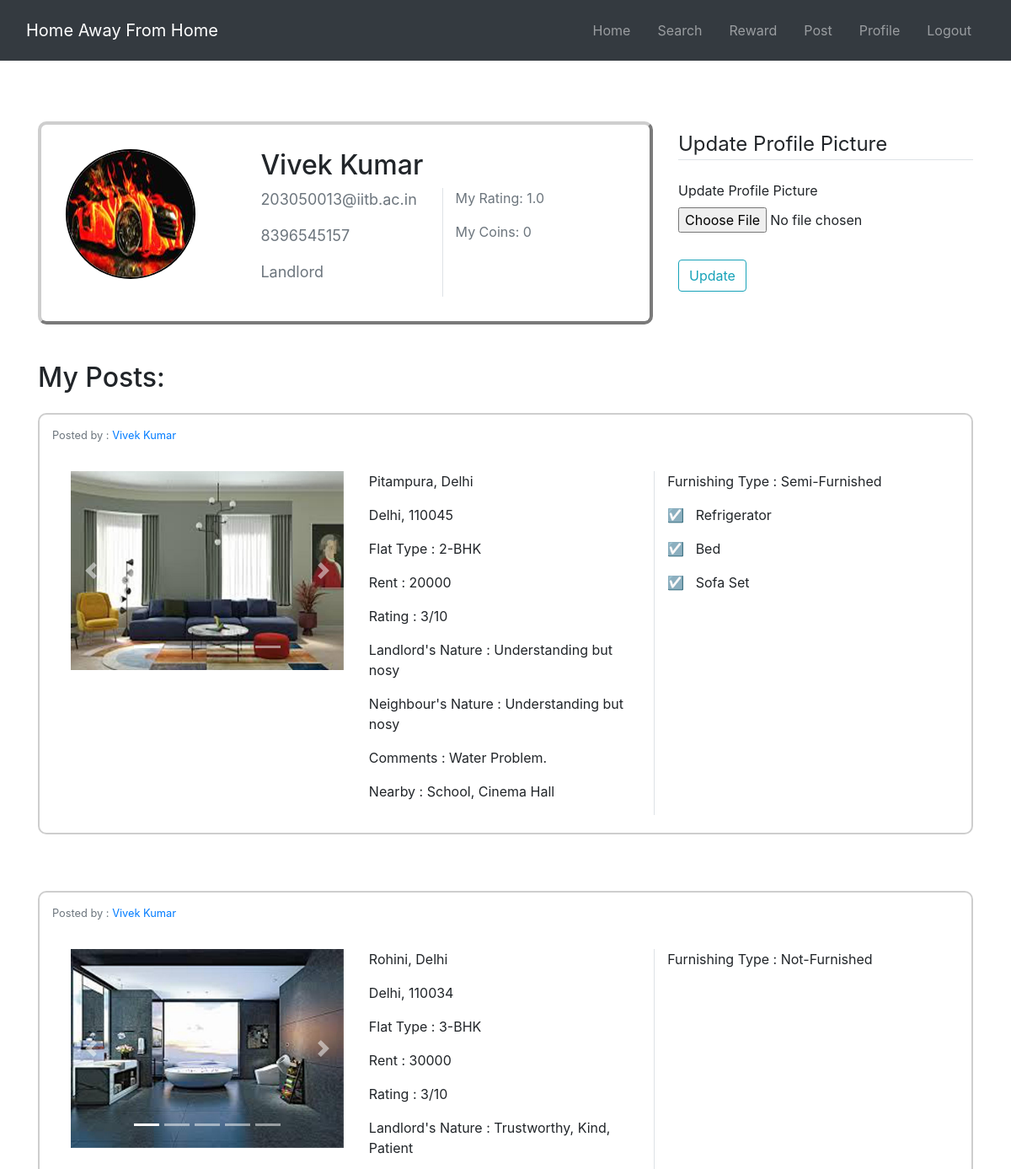
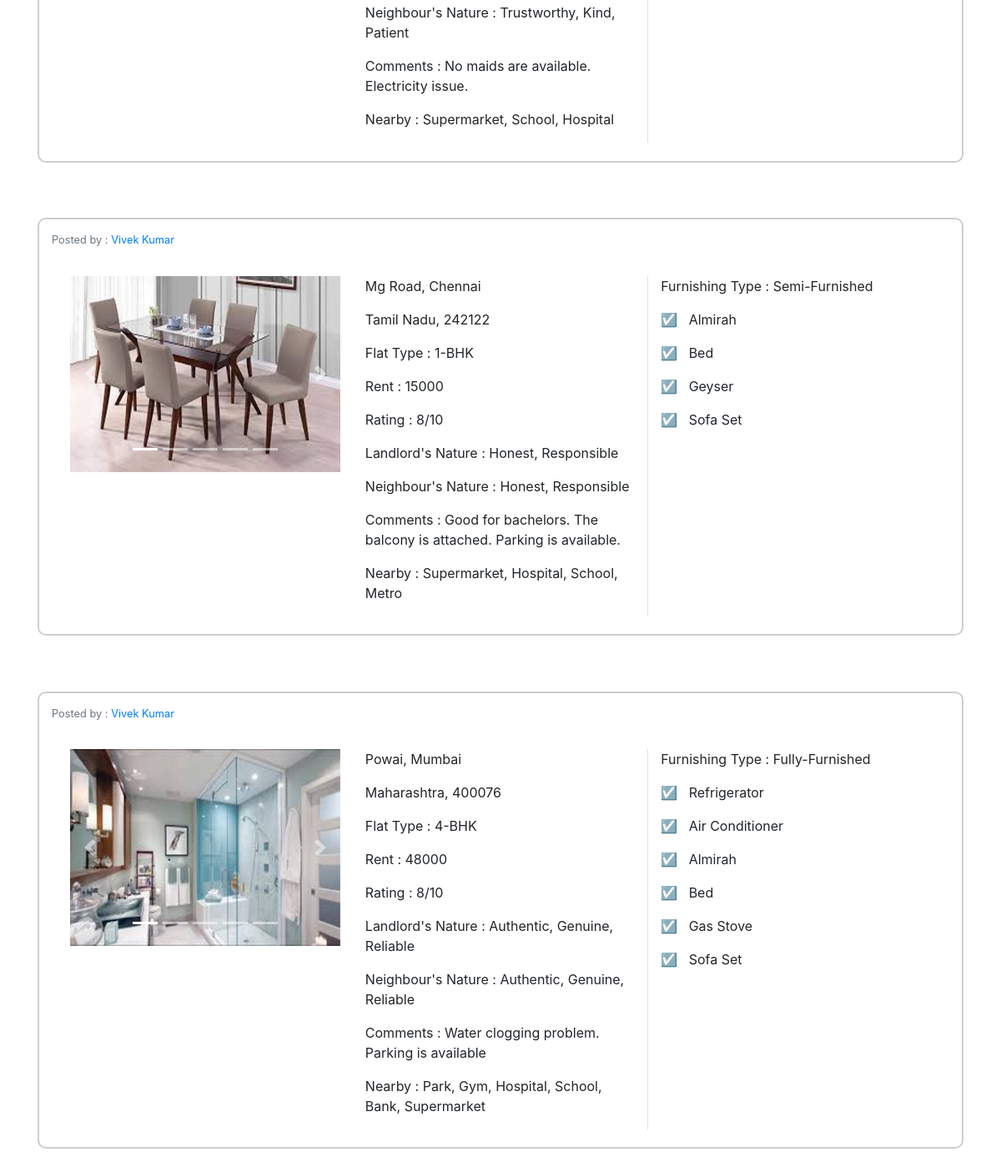
Page /profile (signed in) on the committed database (2 pictures, top to bottom).
### main.py (models this page shows, shortened)
class User(db.Model, UserMixin):
    id = db.Column(db.Integer, primary_key=True)
    user_name = db.Column(db.String(20), nullable=False)
    email = db.Column(db.String(120), unique=True, nullable=False)
    contact = db.Column(db.Integer, unique=True, nullable=False)
    image_file = db.Column(db.String(20), nullable=False, default='default.jpeg')
    password = db.Column(db.String(60), nullable=False)
    user_rating = db.Column(db.Float, default=1, nullable=False)
    user_coins = db.Column(db.Integer, default=0, nullable=False)
    role = db.Column(db.Integer, default=1, nullable=False)
    dob = db.Column(db.String(60), nullable=False)
    count5 = db.Column(db.Integer, default=0, nullable=False)
    count4 = db.Column(db.Integer, default=0, nullable=False)
    count3 = db.Column(db.Integer, default=0, nullable=False)
    count2 = db.Column(db.Integer, default=0, nullable=False)
    count1 = db.Column(db.Integer, default=1, nullable=False)
    posts = db.relationship('Post', backref='author', lazy=True)

class Post(db.Model):
    id = db.Column(db.Integer, primary_key=True)
    user_id = db.Column(db.Integer, db.ForeignKey('user.id'), nullable=False)
    user_name = db.Column(db.String(20), nullable=False)
    state = db.Column(db.String(100), nullable=False)
    city = db.Column(db.String(100), nullable=False)
    area = db.Column(db.String(100), nullable=False)
    date_posted = db.Column(db.DateTime, nullable=False, default=datetime.utcnow)
    pincode = db.Column(db.Integer, nullable=False)
    rent = db.Column(db.Integer, nullable=False)
    furnishing_type = db.Column(db.Integer,default=0, nullable=False)
    refrigerator = db.Column(db.Boolean,default=0, nullable=False)
    washing_machine = db.Column(db.Boolean, nullable=False)
    bedrooms = db.Column(db.Integer, nullable=False)
    ac = db.Column(db.Boolean,default=0, nullable=False)
    almirah = db.Column(db.Boolean,default=0, nullable=False)
    bed = db.Column(db.Boolean,default=0, nullable=False)
    geyser = db.Column(db.Boolean,default=0, nullable=False)
    gas_stove = db.Column(db.Boolean,default=0, nullable=False)
    sofa = db.Column(db.Boolean,default=0, nullable=False)
    availability = db.Column(db.Integer,default=0, nullable=False)
    landloard_nature = db.Column(db.Text,nullable=True)
    neighbours_nature = db.Column(db.Text,nullable=True)
    comments = db.Column(db.Text, nullable=True)
    flat_rating =db.Column(db.Integer, default=1, nullable=False)
    nearby = db.Column(db.Text, nullable=True)
    picture1 = db.Column(db.String(20), nullable=False, default='default.jpeg')
    picture2 = db.Column(db.String(20), nullable=True)
    picture3 = db.Column(db.String(20), nullable=True)
    picture4 = db.Column(db.String(20), nullable=True)
    picture5 = db.Column(db.String(20), nullable=True)

### main.py (the view, shortened to what this page needs)
@app.route("/profile", methods=['GET', 'POST'])
@login_required
def profile():
    posts= Post.query.all()
    form = UpdateProfile()
    image_file = url_for('static', filename='profile_pics/' + current_user.image_file)
    return render_template('profile.html', image_file=image_file, form=form, posts=posts)
    image_file = url_for('static',filename='profile_pics/'+current_user.image_file)
    return render_template('profile.html', image_file=image_file)

### forms.py
class UpdateProfile(FlaskForm):
    picture = FileField('Update Profile Picture', validators=[FileAllowed(['jpg', 'png','jpeg'])])
    submit = SubmitField('Update')

### main.py (called while the page is built)
@login_manager.user_loader
def load_user(user_id):
    return User.query.get(int(user_id))

### templates/profile.html (shortened to what this page needs)
{% extends "layout.html" %}
{% block content %}
	<div class="content-section" style="border:4px outset #cecece; margin-top:2%; margin-bottom:6%; border-radius:10px; padding: 4%;">
		<div class="row">
			<div class="col-md-4">
				<img class="rounded-circle account-img" src="{{ image_file }}" style="border:2px solid black;">
			</div>
			<div class="col-md-8">
				<h2 class="account-heading">{{ current_user.user_name }}</h2>
				<div class="row">
					<div class="col-md-6 border-right" style="font-size: large;">
						<p class="text-secondary">{{ current_user.email }}</p>
						<p class="text-secondary">{{ current_user.contact }}</p>
						{% if current_user.role == 0 %}
							<p class="text-secondary">Landlord</p>
						{% else %}
							<p class="text-secondary">Tenant</p>
						{% endif %}
					</div>
					<div class="col-md-6">
						<p class="text-secondary">My Rating: {{ current_user.user_rating }}</p>
						<p class="text-secondary">My Coins: {{ current_user.user_coins }}</p>
					</div>
				</div>
			</div>
		</div>
	</div>
{% endblock content %}
{% block content1 %}
		<br>
		<div class="content-section">
						<form method="POST" action="" enctype="multipart/form-data">
						<fieldset class="form-group">
								<legend class="border-bottom mb-4">Update Profile Picture</legend>
								<div class="form-group">
										{{ form.picture.label() }}
										{{ form.picture(class="form-control-file") }}
								</div>
						</fieldset>
						<div class="form-group">
								{{ form.submit(class="btn btn-outline-info") }}
						</div>
				</form>
					</div>
{% endblock %}
{% block content3 %}
	<h2>My Posts:</h2>
	{% if posts %}
		{% for room in posts %}
			{% if current_user.id == room.user_id %}
				<main role="main" class="container" style="border:2px solid #cecece; margin-top:2%; margin-bottom:6%; border-radius:10px;">
					<div class="row">
						<div class="col-md-4" style="margin-top: 1%">
							<small class="text-muted">Posted by : <a href="{{ url_for('profile') }}">{{ current_user.user_name }}</a></small>
						</div>
					</div>
					<div class="row" style="padding: 2%">
						<div class="col-md-4" style="margin-top: 1%">
							<div id="demo{{ room.id }}" class="carousel slide" data-ride="carousel">
								<ul class="carousel-indicators">
									<li data-target="#demo{{ room.id }}" data-slide-to="0" class="active"></li>
									<li data-target="#demo{{ room.id }}" data-slide-to="1"></li>
									<li data-target="#demo{{ room.id }}" data-slide-to="2"></li>
									<li data-target="#demo{{ room.id }}" data-slide-to="3"></li>
									<li data-target="#demo{{ room.id }}" data-slide-to="4"></li>
								</ul>
								<div class="carousel-inner" style="width: 100%; height:100%;">
									<div class="carousel-item active">
										<img src={{ room.picture1 }} alt="Get rooms" width="1100" height="800">
									</div>
								</div>
								<a class="carousel-control-prev" href="#demo{{ room.id }}" data-slide="prev">
									<span class="carousel-control-prev-icon"></span>
								</a>
								<a class="carousel-control-next" href="#demo{{ room.id }}" data-slide="next">
									<span class="carousel-control-next-icon"></span>
								</a>
							</div>
						</div>
						<div class="col-md-4 border-right" style="margin-top: 1%">
							<p class="article-content">{{ room.area }}, {{ room.city }}</p>
							<p class="article-content">{{ room.state }}, {{ room.pincode }}</p>
							{% if room.bedrooms == 0 %}
								<p> Flat Type : 1-BHK </p>
							{% elif room.bedrooms == 1 %}
								<p> Flat Type : 2-BHK </p>
							{% elif room.bedrooms == 2 %}
								<p> Flat Type : 3-BHK </p>
							{% elif room.bedrooms == 3 %}
								<p> Flat Type : 4-BHK </p>
							{% endif %}
							<p class="article-content">Rent : {{ room.rent }}</p>
							<p class="article-content">Rating : {{ room.flat_rating }}/10</p>
							<p class="article-content">Landlord's Nature : {{ room.landloard_nature }}</p>
							{% if room.neighbours_nature %}
								<p class="article-content">Neighbour's Nature : {{ room.landloard_nature }}</p>
							{% endif %}
							{% if room.comments %}
								<p class="article-content">Comments : {{ room.comments }}</p>
							{% endif %}
							<p class="article-content">Nearby : {{ room.nearby }}</p>
						</div>
						<div class="col-md-4" style="margin-top: 1%">
							{% if room.furnishing_type == 0 %}
								<p> Furnishing Type : Not-Furnished </p>
							{% elif room.furnishing_type == 1 %}
								<p> Furnishing Type : Semi-Furnished </p>
							{% elif room.furnishing_type == 2 %}
								<p> Furnishing Type : Fully-Furnished </p>
							{% endif %}
							{% if room.refrigerator == True %}
								<p> <span> &#9745; </span> &nbsp Refrigerator </p>
							{% endif %}
							{% if room.ac == True %}
								<p> <span> &#9745; </span> &nbsp Air Conditioner </p>
							{% endif %}
							{% if room.almirah == True %}
								<p> <span> &#9745; </span> &nbsp Almirah </p>
							{% endif %}
							{% if room.bed == True %}
								<p> <span> &#9745; </span> &nbsp Bed </p>
							{% endif %}
							{% if room.geyser == True %}
								<p> <span> &#9745; </span> &nbsp Geyser </p>
							{% endif %}
							{% if room.gas_stove == True %}
								<p> <span> &#9745; </span> &nbsp Gas Stove </p>
							{% endif %}
							{% if room.sofa == True %}
								<p> <span> &#9745; </span> &nbsp Sofa Set </p>
							{% endif %}
						</div>
					</div>
				</main>
			{% endif %}
		{% endfor %}
	{% else %}
	<br><br>
	<h3>Sorry, No Post created yet..</h3>
	{% endif %}
{% endblock %}

### templates/layout.html (shortened to what this page needs)
<!DOCTYPE html>
<html>
<head>
    <link rel="stylesheet" href="https://maxcdn.bootstrapcdn.com/bootstrap/4.0.0/css/bootstrap.min.css">
    <link rel="stylesheet" type="text/css" href="{{ url_for('static', filename='main.css') }}">
        <link rel="stylesheet" href="https://maxcdn.bootstrapcdn.com/bootstrap/4.5.2/css/bootstrap.min.css">
        <link rel="stylesheet" href="https://cdnjs.cloudflare.com/ajax/libs/font-awesome/4.7.0/css/font-awesome.min.css">
</head>
<body>
    <header class="site-header">
        <nav class="navbar navbar-expand-md navbar-dark bg-dark sticky-top mt-0">
            <div class="container-fluid">
                <a class="navbar-brand mr-4" href="{{ url_for('home') }}">Home Away From Home</a>
                <div class="collapse navbar-collapse" id="navbarResponsive">
                    <ul class="navbar-nav ml-auto">
                        <li class = "nav-link">
                            <a class="nav-link" href="{{ url_for('home') }}">Home</a>  </li>
                        <li class = "nav-link">
                            <a class="nav-link" href="{{ url_for('search') }}">Search</a>  </li>
                        <li class = "nav-link">
                            <a class="nav-link" href="{{ url_for('reward') }}">Reward</a>  </li>
                        {% if current_user.is_authenticated %}
                            <li class = "nav-link">
                            <a class="nav-link" href="{{ url_for('post') }}">Post</a>  </li>
                            <li class = "nav-link">
                            <a class="nav-link" href="{{ url_for('profile') }}">Profile</a>  </li>
                            <li class = "nav-link">
                            <a class="nav-link" href="{{ url_for('logout') }}">Logout</a>
                            </li>
                        {% else %}
                            <li class = "nav-link">
                            <a class="nav-link" href="{{ url_for('login') }}">Login</a>  </li>
                            <li class = "nav-link">
                            <a class="nav-link" href="{{ url_for('register') }}">Register</a>
                            </li>
                        {% endif %}
                    </ul>
                </div>
            </div>
        </nav>
    </header>
    <main role="main" class="container">
      <div class="row">
        <div class="col-md-8" style="margin-top: 5%">
          {% block content %}{% endblock %}
        </div>
        <div class="col-md-4" style="margin-top: 5%">
          {% block content1 %}{% endblock %}
        </div>
      </div>
      <div>
          {% block content3 %}{% endblock %}
      </div>
    </main>
</body>
</html>

### templates/layout.html (style rules this page uses)
.carousel-inner img { width: 100%; height: 100%; }

### rows in the picture
User: user_name "Vivek Kumar", email "203050013@iitb.ac.in", contact "8396545157", user_rating "1.0", user_coins "0"
Post: picture1 (picture), area "Pitampura", city "Delhi", state "Delhi", pincode "110045", bedrooms "Flat Type : 2-BHK", rent "20000", flat_rating "3", landloard_nature "Understanding but nosy", comments "Water Problem.", nearby "School, Cinema Hall", furnishing_type "Furnishing Type : Semi-Furnished", refrigerator "Refrigerator", bed "Bed", sofa "Sofa Set"
Post: picture1 (picture), area "Rohini", city "Delhi", state "Delhi", pincode "110034", bedrooms "Flat Type : 3-BHK", rent "30000", flat_rating "3", landloard_nature "Trustworthy, Kind, Patient", comments "No maids are available. Electricity issue.", nearby "Supermarket, School, Hospital", furnishing_type "Furnishing Type : Not-Furnished"
Post: picture1 (picture), area "Mg Road", city "Chennai", state "Tamil Nadu", pincode "242122", bedrooms "Flat Type : 1-BHK", rent "15000", flat_rating "8", landloard_nature "Honest, Responsible", comments "Good for bachelors. The balcony is attached. Parking is available.", nearby "Supermarket, Hospital, School, Metro", furnishing_type "Furnishing Type : Semi-Furnished", almirah "Almirah", bed "Bed", geyser "Geyser", sofa "Sofa Set"
Post: picture1 (picture), area "Powai", city "Mumbai", state "Maharashtra", pincode "400076", bedrooms "Flat Type : 4-BHK", rent "48000", flat_rating "8", landloard_nature "Authentic, Genuine, Reliable", comments "Water clogging problem. Parking is available", nearby "Park, Gym, Hospital, School, Bank, Supermarket", furnishing_type "Furnishing Type : Fully-Furnished", refrigerator "Refrigerator", ac "Air Conditioner", almirah "Almirah", bed "Bed", gas_stove "Gas Stove", sofa "Sofa Set"
